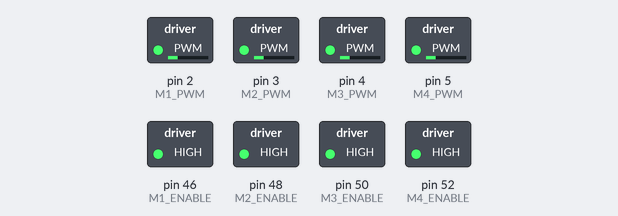
Bench run of a sketch on a simulated Arduino Mega 2560, built with avr-gcc and run on an emulated ATmega2560. Parts: switched loads named in the sketch (green lamp = pin HIGH). What the sketch prints to the serial monitor is not drawn.

Above: at 0.05 s.
At 0.9 s:
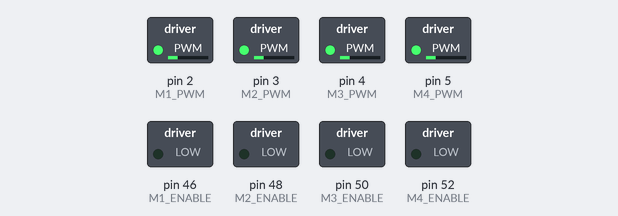
Timing chart, 0 to 3.0 s (numbered marks = the images above):
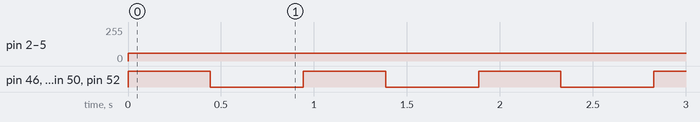

The sketch:

azure_v1.ino
```cpp
#include "azzure_v1.h"
volatile bool object1Detected = false;  // Flag to track object detection for sensor 1
volatile bool object2Detected = false;  // Flag to track object detection for sensor 2
bool setupComplete = false;

#define M1_PWM 2
#define M2_PWM 3
#define M3_PWM 4
#define M4_PWM 5

#define M1_ENABLE 46
#define M2_ENABLE 48
#define M3_ENABLE 50
#define M4_ENABLE 52

void setup() {
  Serial.begin(115200);

  // Pin 3 is connected to the OUT pin of the first VMA330 sensor
  pinMode(12, INPUT);  // Set Pin 3 as input to read sensor 1 output
  // Pin 4 is connected to the OUT pin of the second VMA330 sensor
  pinMode(13, INPUT);  // Set Pin 4 as input to read sensor 2 output

  // Attach interrupt to Pin 3 (sensor 1), triggered on change (RISING or FALLING edge)
  attachInterrupt(digitalPinToInterrupt(8), sensorInterruptHandler1, CHANGE);
  // Attach interrupt to Pin 4 (sensor 2), triggered on change (RISING or FALLING edge)
  attachInterrupt(digitalPinToInterrupt(13), sensorInterruptHandler2, CHANGE);

  Serial.println("VMA330 Sensors Interrupt Setup Complete");
  //Motor
  pinMode(M1_PWM,OUTPUT);
  pinMode(M2_PWM,OUTPUT);
  pinMode(M3_PWM,OUTPUT); //FRONT-RIGHT
  pinMode(M4_PWM,OUTPUT); //BACK-RIGHT

  pinMode(M1_ENABLE, OUTPUT);//high or low
  pinMode(M2_ENABLE, OUTPUT);//high or low
  pinMode(M3_ENABLE, OUTPUT);//high or low
  pinMode(M4_ENABLE, OUTPUT);//high or low

  setupComplete = true;

}

void loop() {
  if (!setupComplete) return;

  if (scan_snow()){
    Serial.println("detected");
    //go grab the snow
    //push_snow();
  }
  /*
  if(!scan_obstacle){
    go_straight(5);
  }
  */
}

void go_straight(int time){
  // put your main code here, to run repeatedly:
  analogWrite(M1_PWM,90); //less than 128 -> forward, more than 128->backward, 128 == stop
  digitalWrite(M1_ENABLE, HIGH); //on or off

  analogWrite(M2_PWM,90); //less than 128 -> forward, more than 128->backward, 128 == stop
  digitalWrite(M2_ENABLE, HIGH); //on or off

  analogWrite(M3_PWM,158); //less than 128 -> forward, more than 128->backward, 128 == stop
  digitalWrite(M3_ENABLE, HIGH); //on or off

  analogWrite(M4_PWM,158); //less than 128 -> forward, more than 128->backward, 128 == stop
  digitalWrite(M4_ENABLE, HIGH); //on or off

  delay(time);
}

void go_back(int time){
  // put your main code here, to run repeatedly:
  analogWrite(M1_PWM,158); //less than 128 -> forward, more than 128->backward, 128 == stop
  digitalWrite(M1_ENABLE, HIGH); //on or off

  analogWrite(M2_PWM,158); //less than 128 -> forward, more than 128->backward, 128 == stop
  digitalWrite(M2_ENABLE, HIGH); //on or off

  analogWrite(M3_PWM,90); //less than 128 -> forward, more than 128->backward, 128 == stop
  digitalWrite(M3_ENABLE, HIGH); //on or off

  analogWrite(M4_PWM,90); //less than 128 -> forward, more than 128->backward, 128 == stop
  digitalWrite(M4_ENABLE, HIGH); //on or off

  delay(time);
}

void turn_left(){
  //time to turn 90 = 2 seconds
  int pwm_value = 196;
  int time = 442;
  analogWrite(M1_PWM,pwm_value); //less than 128 -> forward, more than 128->backward, 128 == stop
  digitalWrite(M1_ENABLE, HIGH); //on or off

  analogWrite(M2_PWM,pwm_value); //less than 128 -> forward, more than 128->backward, 128 == stop
  digitalWrite(M2_ENABLE, HIGH); //on or off

  analogWrite(M3_PWM,pwm_value); //more than 128 -> forward, more than 128->backward, 128 == stop
  digitalWrite(M3_ENABLE, HIGH); //on or off

  analogWrite(M4_PWM,pwm_value); //more than 128 -> forward, more than 128->backward, 128 == stop
  digitalWrite(M4_ENABLE, HIGH); //on or off
  delay(time);//time to turn 45 degrees
  stop();
  delay(500);
}

void turn_right(){
  //time to turn 90 = 2 seconds
  int pwm_value = 60;
  int time = 442;
  analogWrite(M1_PWM,pwm_value); //less than 128 -> forward, more than 128->backward, 128 == stop
  digitalWrite(M1_ENABLE, HIGH); //on or off

  analogWrite(M2_PWM,pwm_value); //less than 128 -> forward, more than 128->backward, 128 == stop
  digitalWrite(M2_ENABLE, HIGH); //on or off

  analogWrite(M3_PWM,pwm_value); //more than 128 -> forward, more than 128->backward, 128 == stop
  digitalWrite(M3_ENABLE, HIGH); //on or off

  analogWrite(M4_PWM,pwm_value); //more than 128 -> forward, more than 128->backward, 128 == stop
  digitalWrite(M4_ENABLE, HIGH); //on or off
  delay(time);//time to turn 45 degrees
  stop();
  delay(500);
}

void turn_right_level(int level){ //level 1-16, 1= 22.5 degrees, 16 = 360 degrees
  int i = 0;
  while(i<level){
    turn_right();
    i++;
  }
}

void turn_left_level(int level){ //level 1-16, 1= 22.5 degrees, 16 = 360 degrees
  int i = 0;
  while(i<level){
    turn_left();
    i++;
  }
}


void stop(){
  digitalWrite(M1_ENABLE, LOW); //on or off
  digitalWrite(M2_ENABLE, LOW); //on or off
  digitalWrite(M3_ENABLE, LOW); //on or off
  digitalWrite(M4_ENABLE, LOW); //on or off
}

bool scan_snow(){
  int x = 0;
  while(!object1Detected && !object2Detected){
      Serial.println(object1Detected);
      Serial.println(object2Detected);
      if(x > 8){
        break;
      }
      turn_right_level(1);
      x++;
  }
  if(object1Detected || object2Detected){
    return true;
  }
  return false;
}

// Interrupt Service Routine (ISR) for sensor 1 (Pin 3)
void sensorInterruptHandler1() {
  // Read the sensor output state for sensor 1
  int sensor1State = digitalRead(8);
  if (sensor1State == 0){//a value of 0 means that an object is detected
    object1Detected = true;
  }
}

// Interrupt Service Routine (ISR) for sensor 2 (Pin 4)
void sensorInterruptHandler2() {
  // Read the sensor output state for sensor 2
  int sensor2State = digitalRead(13);
  if (sensor2State == 0){ //a value of 0 means that an object is detected
    object2Detected = true;
  }
}
/*
bool scan_obstacle(){
  int x = 0;
  //turn until we find obstacle
  while(!obstacle){
    if(X > 8){
        break;
      }
      turn_right_level(1)
  }
  if(obstacle){
    turn_right_level(1);
    go_straight(2);
    return true;
  }
  return false;
}

void push_snow(){
  while(!obstacle || !black_line){
    go_straight(1);
  }
  if(obstacle){
    while(obstacle){
      turn_right)level(1);
    }
    push_snow();
  }
}
*/
```

azzure_v1.h
```cpp
#ifndef AZZURE_V1_H
#define AZZURE_V1_H

// Declare the scan_snow function
bool scan_snow();

#endif // AZZURE_V1_H
```

unit_tests_v1.c
```cpp
#include <assert.h>
#include "azzure_v1.h"

extern volatile bool object1Detected;
extern volatile bool object2Detected;

void simSensor1Detect(bool detected) {
    object1Detected = detected;
}

void simSensor2Detect(bool detected) {
    object2Detected = detected;
}

void test_scan_snow() {
    // Test 1: No objects detected
    simSensor1Detect(false);
    simSensor2Detect(false);
    bool result = scan_snow();
    assert(result == false);  // Expecting scan_snow to return false
    Serial.println("Test 1 passed: No objects detected");

    // Test 2: Object detected by sensor 1
    simSensor1Detect(true);
    simSensor2Detect(false);
    result = scan_snow();
    assert(result == true);
    Serial.println("Test 2 passed: Object detected by sensor 1");

    // Test 3: Object detected by sensor 2
    simSensor1Detect(false);
    simSensor2Detect(true);
    result = scan_snow();
    assert(result == true);
    Serial.println("Test 3 passed: Object detected by sensor 2");

    // Test 4: Both objects detected
    simSensor1Detect(true);
    simSensor2Detect(true);
    result = scan_snow();
    assert(result == true);
    Serial.println("Test 4 passed: Both objects detected");

    // Test 5: Scan timeout (x > 8)
    simSensor1Detect(false);
    simSensor2Detect(false);
    int loopCounter = 9;
    result = scan_snow();
    assert(result == false);
    Serial.println("Test 5 passed: Scan timeout");
}

void setup() {
    Serial.begin(115200);
    Serial.println("Starting unit tests...");

    test_scan_snow();

    Serial.println("All unit tests passed!");
}

void loop() {

}
```

Measured:
- by itself, pin 2 (M1_PWM), pin 3 (M2_PWM), pin 4 (M3_PWM), pin 5 (M4_PWM): 0/255 → 60/255 at 0.00 s
- by itself, pin 46 (M1_ENABLE), pin 48 (M2_ENABLE), pin 50 (M3_ENABLE), pin 52 (M4_ENABLE): alternates HIGH for 0.44 s and LOW for 0.50 s
